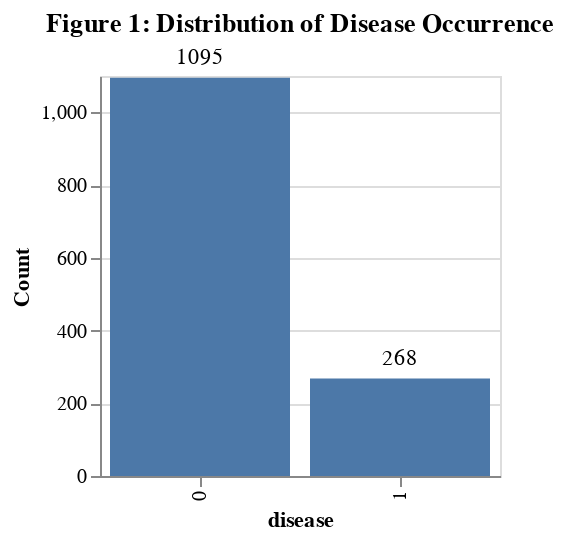

Notebook code cell kept with this figure:
### Markdown cell above
'FRW' has 7 null values, 'CIG' has 1 null value, indicating missing data in these columns. The presence of null values in 'FRW' and 'CIG' suggests the need for handling missing data, either by filling in these gaps or excluding these entries.

### Code cell
# 3. distribution of target feature
target_chart = alt.Chart(df).mark_bar().encode(
    x='disease:O',
    y=alt.Y('count():Q', axis=alt.Axis(title='Count')),
    text=alt.Text('count():Q')
).properties(
    height=200,
    width=200,
    title="Figure 1: Distribution of Disease Occurrence"
)

target_chart = target_chart + target_chart.mark_text(
    align='center',
    baseline='bottom',
    dy=-5
)

target_chart

### Figure 1 — Vega-Lite specification as saved in the notebook (floating-point values rounded to 4 significant figures; data arrays with more than 128 entries replaced by an {"elided": "..."} marker saying what was removed)
{"config": {"view": {"continuousWidth": 300, "continuousHeight": 300}}, "layer": [{"mark": {"type": "bar"}, "encoding": {"text": {"aggregate": "count", "type": "quantitative"}, "x": {"field": "disease", "type": "ordinal"}, "y": {"aggregate": "count", "axis": {"title": "Count"}, "type": "quantitative"}}, "title": "Figure 1: Distribution of Disease Occurrence"}, {"mark": {"type": "text", "align": "center", "baseline": "bottom", "dy": -5}, "encoding": {"text": {"aggregate": "count", "type": "quantitative"}, "x": {"field": "disease", "type": "ordinal"}, "y": {"aggregate": "count", "axis": {"title": "Count"}, "type": "quantitative"}}, "title": "Figure 1: Distribution of Disease Occurrence"}], "data": {"name": "data-7f6b33cb1273bec17589905ec24acafc"}, "height": 200, "width": 200, "$schema": "https://vega.github.io/schema/vega-lite/v5.15.1.json", "datasets": {"data-7f6b33cb1273bec17589905ec24acafc": {"elided": "1363 records"}}}
